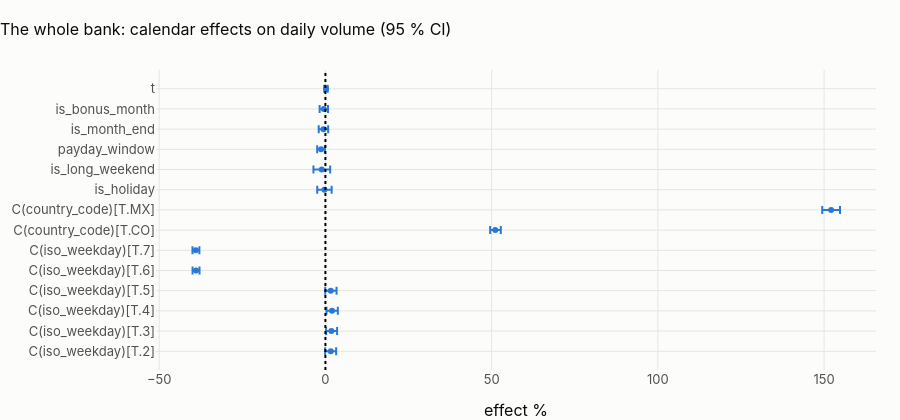

The notebook cell saved with this chart:
### Code cell
eff = coef.reset_index().rename(columns={"index": "term"})
eff["lo %"] = 100 * (np.exp(eff.ci_low) - 1)
eff["hi %"] = 100 * (np.exp(eff.ci_high) - 1)
fig = px.scatter(
    eff,
    x="effect %",
    y="term",
    error_x=eff["hi %"] - eff["effect %"],
    error_x_minus=eff["effect %"] - eff["lo %"],
    title=f"{CTRY.title}: calendar effects on daily volume (95 % CI)",
)
fig.add_vline(x=0, line_dash="dot")
fig.update_layout(height=420, yaxis_title=None)
fig.show()


def says(term: str, label: str) -> str:
    if term not in coef.index:
        return f"{label}: not estimable."
    r = coef.loc[term]
    sig = r.p_value < 0.01
    return f"{label}: **{r['effect %']:+.1f} %** " + (
        "(significant)" if sig else f"(not significant, p = {r.p_value:.2f})"
    )


display(
    Markdown(
        "\n".join(
            [
                "**What the calendar explains in " + CTRY.name + f"** (R² {model.rsquared:.2f}):",
                "* " + says("C(iso_weekday)[T.6]", "Saturday versus Monday"),
                "* " + says("C(iso_weekday)[T.7]", "Sunday versus Monday"),
                "* " + says("is_holiday", "a holiday"),
                "* " + says("payday_window", "the three days after a payday"),
                "* " + says("is_month_end", "month end"),
                "* " + says("is_bonus_month", "bonus month"),
                "* " + says("t", "trend per year"),
            ]
        )
    )
)

### Figure 1 — Plotly figure (JSON) as saved in the notebook; plotly's stock layout.template omitted (floating-point values rounded to 4 significant figures)
{"data": [{"error_x": {"array": [1.636, 1.712, 1.733, 1.744, 1.034, 1.094, 1.654, 2.675, 2.174, 2.524, 1.137, 1.426, 1.282, 0.4919], "arrayminus": [1.692, 1.602, 1.673, 1.653, 1.06, 0.9874, 1.552, 2.667, 2.163, 2.504, 1.179, 1.412, 1.24, 0.5561]}, "hovertemplate": "effect %=%{x}<br>term=%{y}<extra></extra>", "legendgroup": "", "marker": {"color": "#2a78d6", "symbol": "circle"}, "mode": "markers", "name": "", "orientation": "h", "showlegend": false, "type": "scatter", "x": [1.6, 1.8, 2.0, 1.6, -38.9, -39.0, 51.1, 152.1, -0.3, -1.1, -1.3, -0.6, -0.5, 0.2], "xaxis": "x", "y": ["C(iso_weekday)[T.2]", "C(iso_weekday)[T.3]", "C(iso_weekday)[T.4]", "C(iso_weekday)[T.5]", "C(iso_weekday)[T.6]", "C(iso_weekday)[T.7]", "C(country_code)[T.CO]", "C(country_code)[T.MX]", "is_holiday", "is_long_weekend", "payday_window", "is_month_end", "is_bonus_month", "t"], "yaxis": "y"}], "layout": {"height": 420, "legend": {"tracegroupgap": 0}, "shapes": [{"line": {"dash": "dot"}, "type": "line", "x0": 0, "x1": 0, "xref": "x", "y0": 0, "y1": 1, "yref": "y domain"}], "title": {"text": "The whole bank: calendar effects on daily volume (95 % CI)"}, "xaxis": {"anchor": "y", "domain": [0.0, 1.0], "title": {"text": "effect %"}}, "yaxis": {"anchor": "x", "domain": [0.0, 1.0], "title": {}}}}
